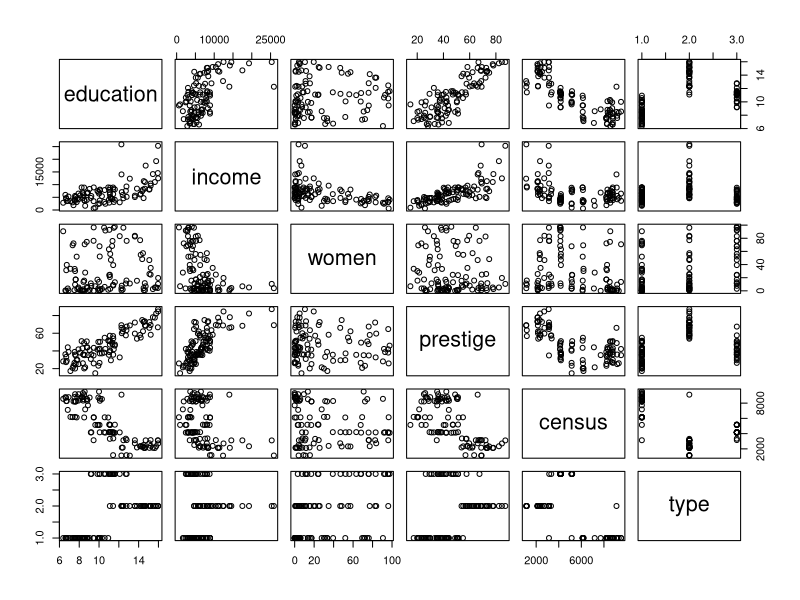
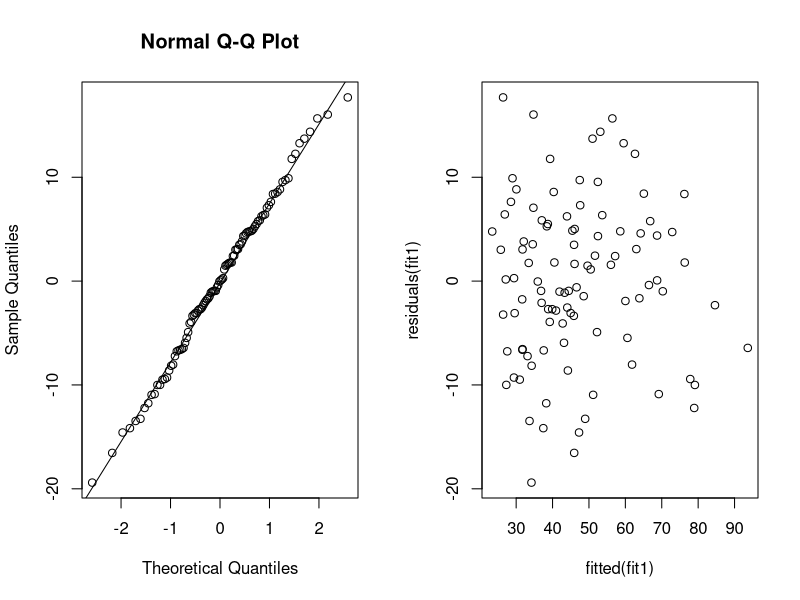
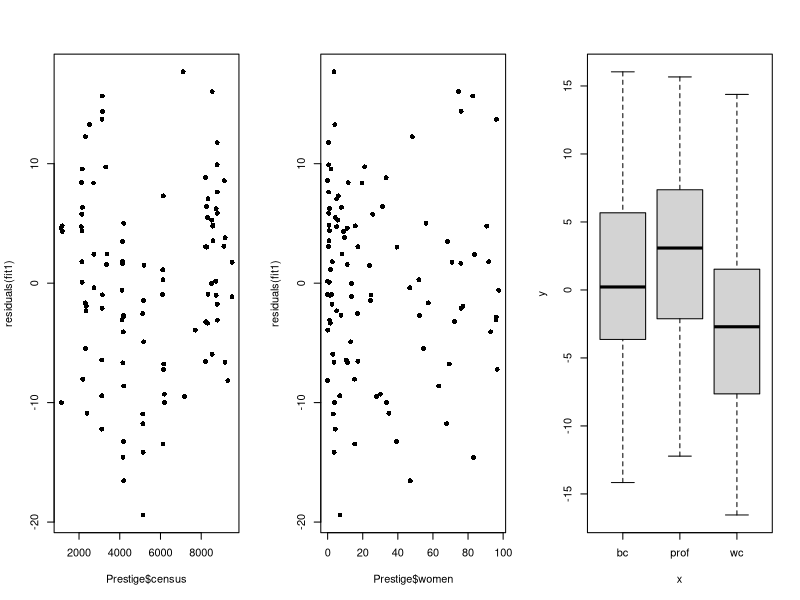
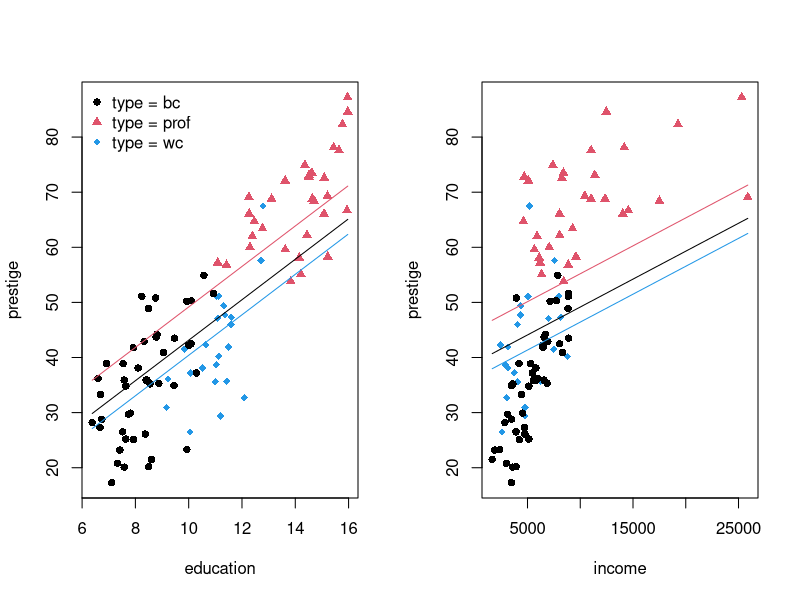
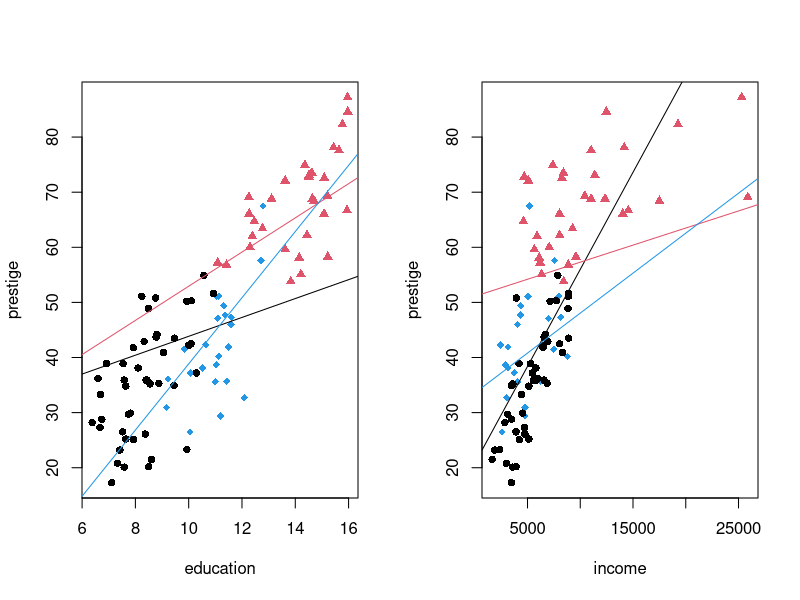

These charts were generated, in order, by the following R code:
## ---- chunk 1
knitr::opts_chunk$set(echo = TRUE)
## ---- chunk 2
data(Prestige, package = "carData")
# help(Prestige, package = "carData")
# Prestige <- read.table("data/prestige.csv", sep =",")
plot(Prestige)
head(Prestige)
## ---- chunk 3
fit1 <- lm(prestige ~ education+income, data = Prestige)
## ---- chunk 4
summary(fit1)
# par(mfrow=c(2,2)); plot(fit1)
par(mfrow=c(1,2))
qqnorm(residuals(fit1)); qqline(residuals(fit1))
plot(fitted(fit1), residuals(fit1))
## ---- chunk 5
par(mfrow=c(1,3),pch=16)
plot(Prestige$census, residuals(fit1))
plot(Prestige$women, residuals(fit1))
plot(Prestige$type, residuals(fit1))
## ---- chunk 6
# fit_wthtype <- lm(formula = prestige ~ education + income + type, data = Prestige)
sfit <- lm(prestige ~ education + income, 
           data = Prestige[!is.na(Prestige$type),])
fit_wthtype <- update(fit1, . ~ . + type)
summary(fit_wthtype)
## ---- chunk 7
## rewrite the dataset to only include complete information 
Prestige <- Prestige[!is.na(Prestige$type),]
# what is type 
class(Prestige$type)
table(Prestige$type)
fit_wthtype$coefficients
cmod <- signif(fit_wthtype$coefficients,2)
## ---- chunk 8
head(model.matrix(fit_wthtype))
colSums(model.matrix(fit_wthtype))[4:5]
## ---- chunk 9
par(mfrow=c(1,2))
plot(prestige~education, data=Prestige[!is.na(Prestige$type),], 
     pch=16+ifelse(Prestige$type == "prof",1,0)+ifelse(Prestige$type == "wc",2,0), 
     col=1+ifelse(Prestige$type == "prof",1,0)+ifelse(Prestige$type == "wc",3,0))
#### add the three lines evaluated at mean income
nd <- data.frame(education = rep(seq(min(Prestige$education),max(Prestige$education), 
                                     length.out=40), times=3), 
                 income = rep(mean(Prestige$income), 40*3),
                 type = rep(levels(Prestige$type), each=40))
lines(nd$education[nd$type == "bc"], 
      predict(fit_wthtype,nd[nd$type == "bc",]))
lines(nd$education[nd$type == "prof"],
      predict(fit_wthtype,nd[nd$type == "prof",]),col=2)
lines(nd$education[nd$type == "wc"], 
      predict(fit_wthtype,nd[nd$type == "wc",]),col=4)
legend("topleft", col = c(1,2,4), 
       pch = c(16,17,18), bty = "n", 
       legend = c("type = bc", "type = prof","type = wc"))
plot(prestige~income, data=Prestige[!is.na(Prestige$type),], 
     pch=16+ifelse(Prestige$type == "prof",1,0)+ifelse(Prestige$type == "wc",2,0), 
     col=1+ifelse(Prestige$type == "prof",1,0)+ifelse(Prestige$type == "wc",3,0))
#### add the three lines evaluated at mean income
nd <- data.frame(education = rep(mean(Prestige$education), 40*3),
                 income = rep(seq(min(Prestige$income),max(Prestige$income), 
                                     length.out=40), times=3), 
                 type = rep(levels(Prestige$type), each=40))
lines(nd$income[nd$type == "bc"], predict(fit_wthtype,nd[nd$type == "bc",]))
lines(nd$income[nd$type == "prof"], predict(fit_wthtype,nd[nd$type == "prof",]),col=2)
lines(nd$income[nd$type == "wc"], predict(fit_wthtype,nd[nd$type == "wc",]),col=4)
## ---- chunk 10
fit_intall <- lm(prestige ~ income*type + 
                            education*type, data = Prestige)
summary(fit_intall)
## ---- chunk 11
par(mfrow=c(1,2))
plot(prestige~education, data=Prestige[!is.na(Prestige$type),], 
     pch=16+ifelse(Prestige$type == "prof",1,0)+ifelse(Prestige$type == "wc",2,0), 
     col=1+ifelse(Prestige$type == "prof",1,0)+ifelse(Prestige$type == "wc",3,0))
#### add the three lines evaluated at mean income
abline(coef(fit_intall)[1]+coef(fit_intall)["income"]*mean(Prestige$income), 
       coef(fit_intall)["education"])

abline(coef(fit_intall)[1]+coef(fit_intall)["typeprof"]+ # intercept + additive term for type = prof
         # evaluate the effect of income (and the interaction) at mean income  
         coef(fit_intall)["income"]*mean(Prestige$income)+
         coef(fit_intall)["income:typeprof"]*mean(Prestige$income), 
       coef(fit_intall)["education"]+coef(fit_intall)["typeprof:education"], col = 2)

abline(coef(fit_intall)[1]+coef(fit_intall)["typewc"]+ # intercept + additive term for type = wc
         # evaluate the effect of income (and the interaction) at mean income  
         coef(fit_intall)["income"]*mean(Prestige$income)+
         coef(fit_intall)["income:typewc"]*mean(Prestige$income), 
       coef(fit_intall)["education"]+coef(fit_intall)["typewc:education"], col = 4)


plot(prestige~income, data=Prestige[!is.na(Prestige$type),], 
     pch=16+ifelse(Prestige$type == "prof",1,0)+ifelse(Prestige$type == "wc",2,0), 
     col=1+ifelse(Prestige$type == "prof",1,0)+ifelse(Prestige$type == "wc",3,0))
#### add the three lines evaluated at mean education
abline(coef(fit_intall)[1]+coef(fit_intall)["education"]*mean(Prestige$education), 
       coef(fit_intall)["income"])

abline(coef(fit_intall)[1]+coef(fit_intall)["typeprof"]+ # intercept + additive term for type = prof
         # evaluate the effect of education (and the interaction) at mean education  
         coef(fit_intall)["education"]*mean(Prestige$education)+
         coef(fit_intall)["typeprof:education"]*mean(Prestige$education), 
       coef(fit_intall)["income"]+coef(fit_intall)["income:typeprof"], col = 2)

abline(coef(fit_intall)[1]+coef(fit_intall)["typewc"]+ # intercept + additive term for type = wc
         # evaluate the effect of education (and the interaction) at mean education  
         coef(fit_intall)["education"]*mean(Prestige$education)+
         coef(fit_intall)["typewc:education"]*mean(Prestige$education), 
       coef(fit_intall)["income"]+coef(fit_intall)["income:typewc"], col = 4)


## ---- chunk 12
fit_intinc <- lm(prestige ~ income*type+ education, data = Prestige)
summary(fit_intinc)
fit_intedu <- lm(prestige ~ income+ education*type, data = Prestige)
summary(fit_intedu)
anova(fit_intedu, fit_intall)
anova(fit_intinc, fit_intall)
## ---- chunk 13
class(Prestige$type)
table(Prestige$type)
levels(Prestige$type)
Prestige$newtype <- factor(Prestige$type, levels = c("prof","wc","bc"))
table(Prestige$newtype)
## ---- chunk 14
fit_newlevels <- lm(prestige ~ education + income + newtype, data = Prestige)
fit_newlevels$coefficients
## ---- chunk 15
fit_newlevels$coefficients
fit_wthtype$coefficients
nd <- data.frame(education = rep(mean(Prestige$education),3),
                 income = rep(mean(Prestige$income),3),
                 type = c("bc","prof","wc"),
                 newtype = c("bc","prof","wc"))
predict(fit_wthtype, nd)
predict(fit_newlevels, nd)
## ---- chunk 16
head(model.matrix(fit_wthtype))
head(model.matrix(fit_newlevels))
